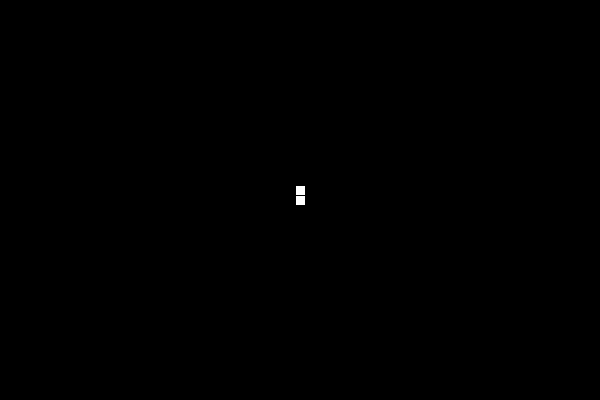
Frame 1 (no input)
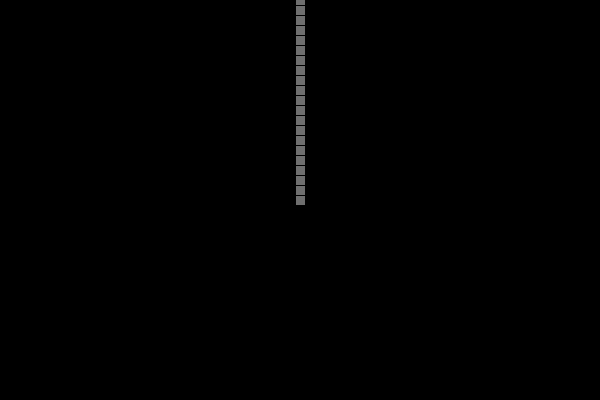
Frame 60 (the mouse pressed at the canvas centre just before this capture)
Frame 120 (the mouse held since frame 60 and released just before this capture): identical to frame 60, image omitted

The Processing sketch that drew these frames (run headless with seeded random() and noise(); from frame 60 on, the mouse is pressed at the canvas centre):

// Processing sketch: tanchishe
// ── tanchishe.pde
import java.util.Queue;
import java.util.LinkedList;

int DIR_TOP = 0;
int DIR_DOWN = 1;
int DIR_LEFT = 2;
int DIR_RIGHT = 3;

int size = 10;
int fp = 10;
Snake snake;
int direction = DIR_TOP;

void setup() {
  size(600, 400);
  snake = new Snake(300, 200);
  frameRate(fp);
  background(0);
  rectMode(CENTER);
  fill(255);
}

void draw() {
  background(0);
  snake.run();
}

void keyPressed() {
  if (keyCode == UP) {
    //print("up");
    direction = DIR_TOP;
  } else if (keyCode == DOWN) {
    //print("down");
    direction = DIR_DOWN;
  } else if (keyCode == LEFT) {
    //print("left");
    direction = DIR_LEFT;
  } else if (keyCode == RIGHT) {
    //print("right");
    direction = DIR_RIGHT;
  }
}


// ── Point.pde
class Point {

  int x;
  int y;

  Point(int x, int y) {
    this.x = x;
    this.y = y;
  }
  
  Point getNext(){
    int nextX = x;
    int nextY = y;
    
    if (direction == DIR_TOP) {
      nextY -= size;
    } else if (direction == DIR_DOWN) {
      nextY += size; 
    } else if (direction == DIR_LEFT) {
      nextX -= size; 
    } else if (direction == DIR_RIGHT) {
      nextX += size; 
    }
    
    return new Point(nextX, nextY);
  }
  
}


// ── Snake.pde


class Snake {

  int curX;
  int curY;

  boolean stop = false;

  Queue<Point> queue;

  Snake(int _x, int _y) {
    curX = _x;
    curY = _y;

    queue = new LinkedList<Point>();
    queue.offer(new Point(curX, curY));

    stop = false;
  }

  void run() {
    if (!stop) {
      move();
      fill(255);
      display();
      collision();
    } else {
      fill(110);
       display(); 
    }
  }

  void display() {
    for (Point p : queue) {
      rect(p.x, p.y, size, size);
    }
  }

  void move() {
    if (direction == DIR_TOP) {
      curY -= size;
    } else if (direction == DIR_DOWN) {
      curY += size;
    } else if (direction == DIR_LEFT) {
      curX -= size;
    } else if (direction == DIR_RIGHT) {
      curX += size;
    }

    queue.offer(new Point(curX, curY));
    //queue.remove();
  }

  void collision() {
    if (curX < 0 || 
          curX > width - size || 
          curY < 0 ||
          curY > height - size){
        stop = true;     
     } 
  }
}
